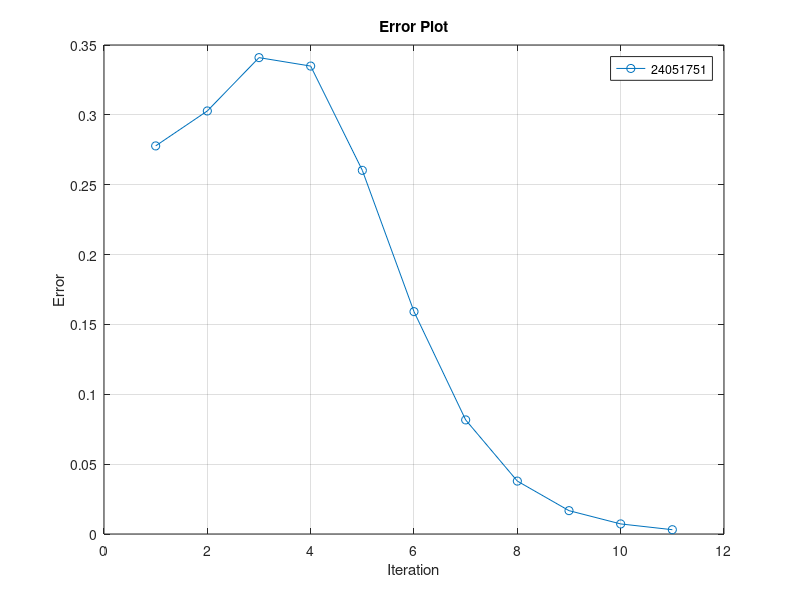

Source code (MATLAB):
clc 
clear all 
close all 

% let us assume a=-1 b=2
a = -1; 
b = 2; 

f = @(x) x^3 - x - 1;

f(a)*f(b)

% false position initial value
c1 = a - (f(a)*(b-a)) / (f(b)-f(a));
f(c1)

err = [];
iter = 0;

while abs(f(c1)) > 0.0105

    iter = iter + 1;
    c_old = c1;

    if f(c1)*f(a) < 0
        b = c1;
    else
        a = c1;
    end

    c2 = a - (f(a)*(b-a)) / (f(b)-f(a));
    c1 = c2;

    err(iter) = abs(c1 - c_old);
end

c1

% Plot error
figure
plot(err,'-o')
xlabel('Iteration')
ylabel('Error')
legend('24051751')
title('Error Plot')
grid on
